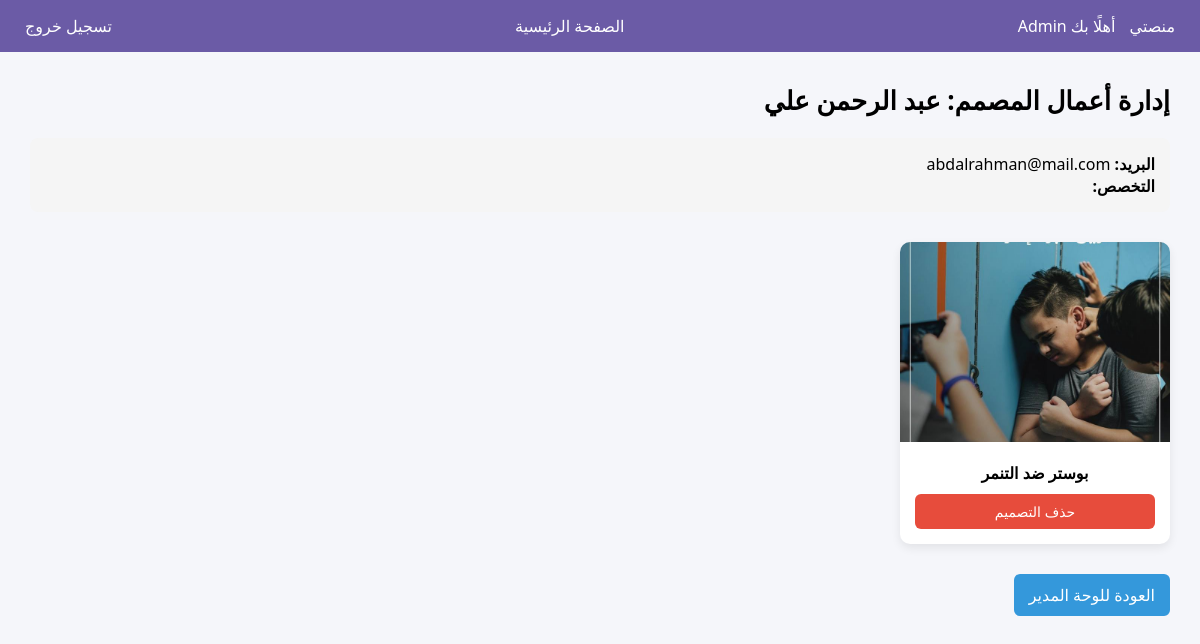
Page /admin/designer_profile/25 (signed in) on the earlier database version.
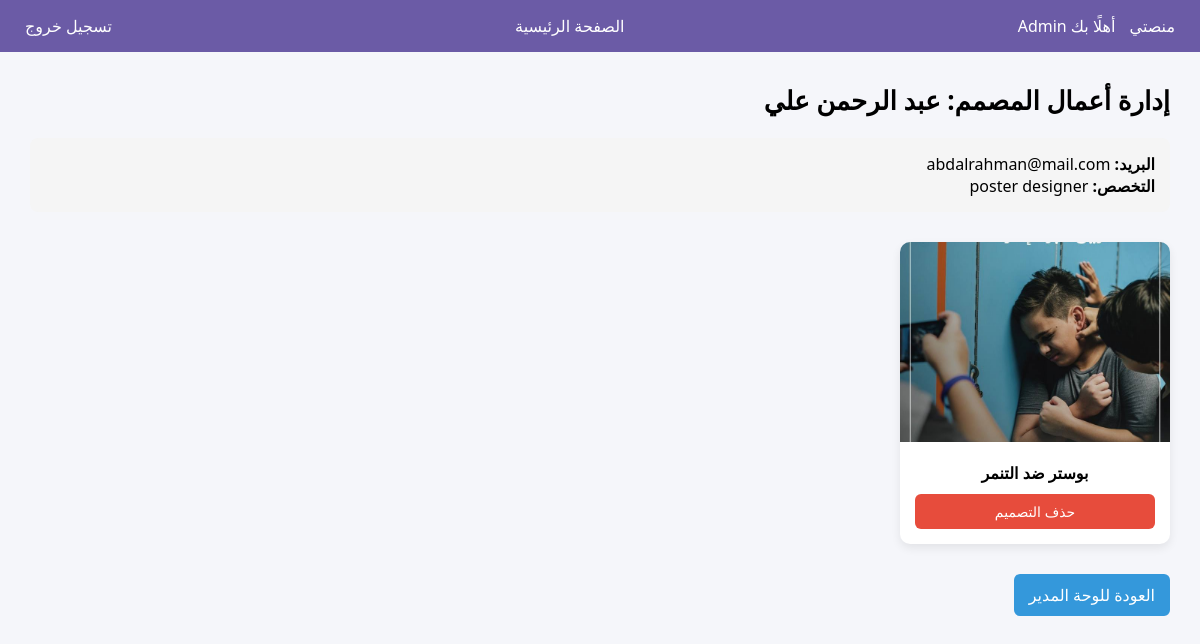
Same page on the later database version.
### tables this page shows
CREATE TABLE users (
            id INTEGER PRIMARY KEY AUTOINCREMENT,
            username TEXT NOT NULL,
            email TEXT NOT NULL,
            password TEXT NOT NULL,
            role TEXT NOT NULL
        , active INTEGER DEFAULT 1, bio TEXT DEFAULT '', portfolio TEXT DEFAULT '', specialty TEXT DEFAULT '', work_type TEXT DEFAULT '', analysis_result TEXT, avatar TEXT DEFAULT NULL);

### app/admin/routes.py (the view)
@admin_bp.route('/designer_profile/<int:user_id>')
def view_designer_profile(user_id):
    if 'role' not in session or session['role'] != 'admin':
        return redirect(url_for('auth.login'))
    conn = sqlite3.connect(Config.DATABASE)
    conn.row_factory = sqlite3.Row
    designer = conn.execute(
        'SELECT * FROM users WHERE id=? AND role="designer"',
        (user_id,)
    ).fetchone()
    if not designer:
        flash('المصمم غير موجود')
        return redirect(url_for('admin.dashboard_admin'))
    designs = conn.execute(
        'SELECT * FROM designs WHERE designer_id=?',
        (user_id,)
    ).fetchall()
    conn.close()
    return render_template(
        'admin/view_designer.html',
        designer=designer,
        designs=designs
    )

### app/admin/templates/admin/view_designer.html (shortened to what this page needs)
{% extends "base.html" %}
{% block content %}
<div class="container">
<h2 class="page-title">
إدارة أعمال المصمم: {{ designer.username }}
</h2>
<div class="designer-info">
<p><b>البريد:</b> {{ designer.email }}</p>
<p><b>التخصص:</b> {{ designer.specialty }}</p>
</div>
<div class="design-grid">
{% for design in designs %}
<div class="design-card">
<img
src="{{ url_for('static', filename=design.image_path) }}"
class="design-image"
>
<div class="design-body">
<div class="design-title">
{{ design.title }}
</div>
<a
href="{{ url_for('admin.delete_design', design_id=design.id) }}"
class="delete-btn"
onclick="return confirm('هل تريد حذف التصميم؟')"
>
حذف التصميم
</a>
</div>
</div>
{% else %}
<p>لا توجد تصاميم حالياً</p>
{% endfor %}
</div>
<a href="{{ url_for('admin.dashboard_admin') }}" class="back-btn">
العودة للوحة المدير
</a>
</div>
{% endblock %}

Differences in the rows shown:
changed users "عبد الرحمن علي": specialty (not shown) → "poster designer"
